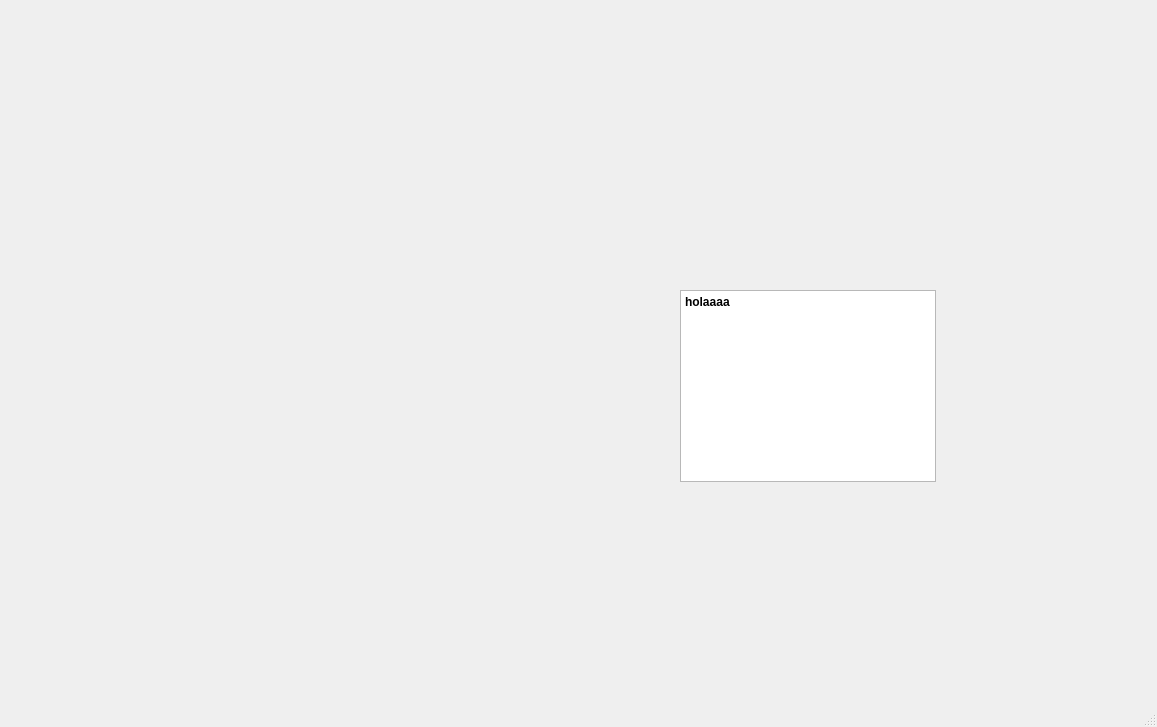
<?xml version="1.0" encoding="UTF-8"?>
<ui version="4.0">
 <class>MainWindow</class>
 <widget class="QMainWindow" name="MainWindow">
  <property name="geometry">
   <rect>
    <x>0</x>
    <y>0</y>
    <width>1157</width>
    <height>727</height>
   </rect>
  </property>
  <property name="windowTitle">
   <string>MainWindow</string>
  </property>
  <widget class="QWidget" name="centralwidget">
   <widget class="QTextBrowser" name="textBrowser">
    <property name="geometry">
     <rect>
      <x>680</x>
      <y>290</y>
      <width>256</width>
      <height>192</height>
     </rect>
    </property>
    <property name="html">
     <string>&lt;!DOCTYPE HTML PUBLIC &quot;-//W3C//DTD HTML 4.0//EN&quot; &quot;http://www.w3.org/TR/REC-html40/strict.dtd&quot;&gt;
&lt;html&gt;&lt;head&gt;&lt;meta name=&quot;qrichtext&quot; content=&quot;1&quot; /&gt;&lt;meta charset=&quot;utf-8&quot; /&gt;&lt;style type=&quot;text/css&quot;&gt;
p, li { white-space: pre-wrap; }
hr { height: 1px; border-width: 0; }
li.unchecked::marker { content: &quot;\2610&quot;; }
li.checked::marker { content: &quot;\2612&quot;; }
&lt;/style&gt;&lt;/head&gt;&lt;body style=&quot; font-family:'Segoe UI'; font-size:9pt; font-weight:400; font-style:normal;&quot;&gt;
&lt;p style=&quot; margin-top:0px; margin-bottom:0px; margin-left:0px; margin-right:0px; -qt-block-indent:0; text-indent:0px;&quot;&gt;&lt;span style=&quot; font-weight:700;&quot;&gt;holaaaa&lt;/span&gt;&lt;/p&gt;&lt;/body&gt;&lt;/html&gt;</string>
    </property>
   </widget>
  </widget>
  <widget class="QMenuBar" name="menubar">
   <property name="geometry">
    <rect>
     <x>0</x>
     <y>0</y>
     <width>1157</width>
     <height>25</height>
    </rect>
   </property>
  </widget>
  <widget class="QStatusBar" name="statusbar"/>
 </widget>
 <resources/>
 <connections/>
</ui>
